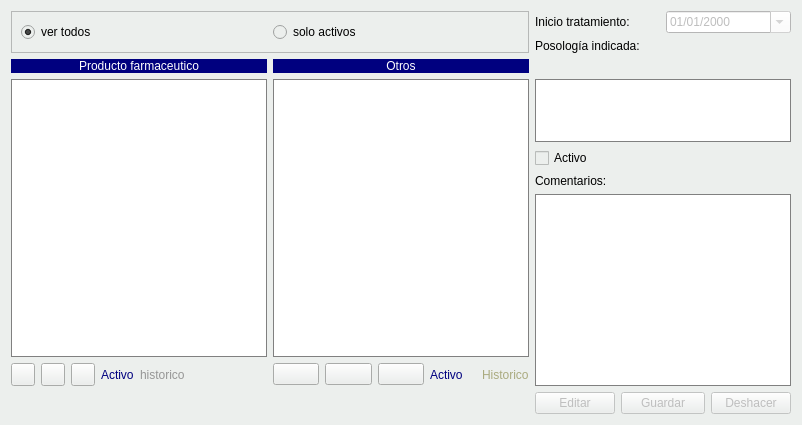
                   <widget class="QWidget" name="tabWidget_2Page2">
                    <property name="styleSheet">
                     <string notr="true">background-color: #ecefed;</string>
                    </property>
                    <attribute name="icon">
                     <iconset resource="../maya.qrc">
                      <normaloff>:/Icons/PNG/Pills.png</normaloff>:/Icons/PNG/Pills.png</iconset>
                    </attribute>
                    <attribute name="title">
                     <string>Farmacología</string>
                    </attribute>
                    <layout class="QGridLayout" name="gridLayout_5">
                     <item row="1" column="12" colspan="2">
                      <widget class="QLabel" name="label_9">
                       <property name="text">
                        <string>Posología indicada:</string>
                       </property>
                      </widget>
                     </item>
                     <item row="2" column="0" colspan="7">
                      <widget class="QLabel" name="label_65">
                       <property name="maximumSize">
                        <size>
                         <width>16777215</width>
                         <height>25</height>
                        </size>
                       </property>
                       <property name="styleSheet">
                        <string notr="true">background-color: rgb(0, 0, 127);
color: rgb(255, 255, 255);</string>
                       </property>
                       <property name="text">
                        <string>Producto farmaceutico</string>
                       </property>
                       <property name="alignment">
                        <set>Qt::AlignCenter</set>
                       </property>
                      </widget>
                     </item>
                     <item row="8" column="2">
                      <widget class="QToolButton" name="btnVerFarma">
                       <property name="toolTip">
                        <string>Documentación Fármaco</string>
                       </property>
                       <property name="text">
                        <string/>
                       </property>
                       <property name="icon">
                        <iconset resource="../maya.qrc">
                         <normaloff>:/Icons/PNG/Pills.png</normaloff>:/Icons/PNG/Pills.png</iconset>
                       </property>
                      </widget>
                     </item>
                     <item row="8" column="9">
                      <widget class="QPushButton" name="BtnVademecumNatural">
                       <property name="text">
                        <string/>
                       </property>
                       <property name="icon">
                        <iconset resource="../maya.qrc">
                         <normaloff>:/Icons/PNG/DefineControls.png</normaloff>:/Icons/PNG/DefineControls.png</iconset>
                       </property>
                      </widget>
                     </item>
                     <item row="5" column="12">
                      <widget class="QLabel" name="label_10">
                       <property name="maximumSize">
                        <size>
                         <width>16777215</width>
                         <height>15</height>
                        </size>
                       </property>
                       <property name="text">
                        <string>Comentarios:</string>
                       </property>
                      </widget>
                     </item>
                     <item row="8" column="4">
                      <widget class="QLabel" name="label_11">
                       <property name="styleSheet">
                        <string notr="true">color: rgb(150, 150, 150);</string>
                       </property>
                       <property name="text">
                        <string>historico</string>
                       </property>
                      </widget>
                     </item>
                     <item row="0" column="12" colspan="2">
                      <widget class="QLabel" name="label_8">
                       <property name="text">
                        <string>Inicio tratamiento:</string>
                       </property>
                      </widget>
                     </item>
                     <item row="8" column="7">
                      <widget class="QPushButton" name="btnAnadirHierba">
                       <property name="text">
                        <string/>
                       </property>
                       <property name="icon">
                        <iconset resource="../maya.qrc">
                         <normaloff>:/Icons/PNG/add.png</normaloff>:/Icons/PNG/add.png</iconset>
                       </property>
                      </widget>
                     </item>
                     <item row="8" column="0">
                      <widget class="QToolButton" name="btnAnadirFarma">
                       <property name="toolTip">
                        <string>Nuevo fármaco</string>
                       </property>
                       <property name="text">
                        <string/>
                       </property>
                       <property name="icon">
                        <iconset resource="../maya.qrc">
                         <normaloff>:/Icons/PNG/add.png</normaloff>:/Icons/PNG/add.png</iconset>
                       </property>
                      </widget>
                     </item>
                     <item row="9" column="13" colspan="2">
                      <widget class="QPushButton" name="btnGuardarFarmacologia">
                       <property name="enabled">
                        <bool>false</bool>
                       </property>
                       <property name="text">
                        <string>Guardar</string>
                       </property>
                       <property name="icon">
                        <iconset resource="../maya.qrc">
                         <normaloff>:/Icons/PNG/Save.png</normaloff>:/Icons/PNG/Save.png</iconset>
                       </property>
                      </widget>
                     </item>
                     <item row="8" column="3">
                      <widget class="QLabel" name="label_6">
                       <property name="styleSheet">
                        <string notr="true">color: rgb(0, 0, 127);</string>
                       </property>
                       <property name="text">
                        <string>Activo</string>
                       </property>
                      </widget>
                     </item>
                     <item row="9" column="12">
                      <widget class="QPushButton" name="btnEditarFarmacologia">
                       <property name="enabled">
                        <bool>false</bool>
                       </property>
                       <property name="text">
                        <string>Editar</string>
                       </property>
                       <property name="icon">
                        <iconset resource="../maya.qrc">
                         <normaloff>:/Icons/PNG/edit.png</normaloff>:/Icons/PNG/edit.png</iconset>
                       </property>
                      </widget>
                     </item>
                     <item row="9" column="15">
                      <widget class="QPushButton" name="btnDeshacerFarmacologia">
                       <property name="enabled">
                        <bool>false</bool>
                       </property>
                       <property name="text">
                        <string>Deshacer</string>
                       </property>
                       <property name="icon">
                        <iconset resource="../maya.qrc">
                         <normaloff>:/Icons/PNG/undo.png</normaloff>:/Icons/PNG/undo.png</iconset>
                       </property>
                      </widget>
                     </item>
                     <item row="8" column="8">
                      <widget class="QPushButton" name="btnBorrarHierba">
                       <property name="text">
                        <string/>
                       </property>
                       <property name="icon">
                        <iconset resource="../maya.qrc">
                         <normaloff>:/Icons/PNG/Delete.png</normaloff>:/Icons/PNG/Delete.png</iconset>
                       </property>
                      </widget>
                     </item>
                     <item row="3" column="12" colspan="4">
                      <widget class="QPlainTextEdit" name="txtPosologiaFarma">
                       <property name="maximumSize">
                        <size>
                         <width>16777215</width>
                         <height>63</height>
                        </size>
                       </property>
                       <property name="styleSheet">
                        <string notr="true">background-color: rgb(255, 255, 255);
    border:1px solid grey;</string>
                       </property>
                      </widget>
                     </item>
                     <item row="8" column="5">
                      <spacer name="horizontalSpacer">
                       <property name="orientation">
                        <enum>Qt::Horizontal</enum>
                       </property>
                       <property name="sizeHint" stdset="0">
                        <size>
                         <width>40</width>
                         <height>20</height>
                        </size>
                       </property>
                      </spacer>
                     </item>
                     <item row="8" column="1">
                      <widget class="QToolButton" name="btnBorrarFarma">
                       <property name="toolTip">
                        <string>Borrar Farmacología</string>
                       </property>
                       <property name="text">
                        <string/>
                       </property>
                       <property name="icon">
                        <iconset resource="../maya.qrc">
                         <normaloff>:/Icons/PNG/Delete.png</normaloff>:/Icons/PNG/Delete.png</iconset>
                       </property>
                      </widget>
                     </item>
                     <item row="0" column="14" colspan="2">
                      <widget class="QDateEdit" name="txtinicio_tratamientoFarma">
                       <property name="enabled">
                        <bool>false</bool>
                       </property>
                       <property name="styleSheet">
                        <string notr="true">background-color: rgb(255, 255, 255);</string>
                       </property>
                       <property name="displayFormat">
                        <string>dd/MM/yyyy</string>
                       </property>
                       <property name="calendarPopup">
                        <bool>true</bool>
                       </property>
                      </widget>
                     </item>
                     <item row="4" column="12">
                      <widget class="QCheckBox" name="chkactivo">
                       <property name="enabled">
                        <bool>false</bool>
                       </property>
                       <property name="styleSheet">
                        <string notr="true">color: rgb(0, 0, 0);</string>
                       </property>
                       <property name="text">
                        <string>Activo</string>
                       </property>
                      </widget>
                     </item>
                     <item row="4" column="15">
                      <widget class="QLabel" name="label_91">
                       <property name="maximumSize">
                        <size>
                         <width>90</width>
                         <height>30</height>
                        </size>
                       </property>
                       <property name="text">
                        <string/>
                       </property>
                       <property name="pixmap">
                        <pixmap resource="../maya.qrc">:/Icons/jpg/Vademecum DataSolutions.jpg</pixmap>
                       </property>
                       <property name="scaledContents">
                        <bool>true</bool>
                       </property>
                      </widget>
                     </item>
                     <item row="8" column="10">
                      <widget class="QLabel" name="label_67">
                       <property name="styleSheet">
                        <string notr="true">color: rgb(0, 0, 127);</string>
                       </property>
                       <property name="text">
                        <string>Activo</string>
                       </property>
                      </widget>
                     </item>
                     <item row="6" column="12" rowspan="3" colspan="4">
                      <widget class="QTextEdit" name="txcomentariosFarma">
                       <property name="enabled">
                        <bool>false</bool>
                       </property>
                       <property name="styleSheet">
                        <string notr="true">background-color: rgb(255, 255, 255);
    border:1px solid grey;</string>
                       </property>
                      </widget>
                     </item>
                     <item row="3" column="0" rowspan="5" colspan="7">
                      <widget class="QTableWidget" name="listaTratamientosFarma">
                       <property name="styleSheet">
                        <string notr="true">background-color: rgb(255, 255, 255);
    border:1px solid grey;</string>
                       </property>
                      </widget>
                     </item>
                     <item row="8" column="11">
                      <widget class="QLabel" name="label_68">
                       <property name="styleSheet">
                        <string notr="true">color: rgb(170, 170, 127);</string>
                       </property>
                       <property name="text">
                        <string>Historico</string>
                       </property>
                      </widget>
                     </item>
                     <item row="3" column="7" rowspan="5" colspan="5">
                      <widget class="QTableView" name="tablaHerb">
                       <property name="styleSheet">
                        <string notr="true">background-color: rgb(255, 255, 255);
    border:1px solid grey;</string>
                       </property>
                      </widget>
                     </item>
                     <item row="2" column="7" colspan="5">
                      <widget class="QLabel" name="label_66">
                       <property name="maximumSize">
                        <size>
                         <width>16777215</width>
                         <height>25</height>
                        </size>
                       </property>
                       <property name="styleSheet">
                        <string notr="true">background-color: rgb(0, 0, 127);
color: rgb(255, 255, 255);</string>
                       </property>
                       <property name="text">
                        <string>Otros</string>
                       </property>
                       <property name="alignment">
                        <set>Qt::AlignCenter</set>
                       </property>
                      </widget>
                     </item>
                     <item row="0" column="0" rowspan="2" colspan="12">
                      <widget class="QFrame" name="frame_23">
                       <property name="minimumSize">
                        <size>
                         <width>222</width>
                         <height>31</height>
                        </size>
                       </property>
                       <property name="frameShape">
                        <enum>QFrame::StyledPanel</enum>
                       </property>
                       <property name="frameShadow">
                        <enum>QFrame::Raised</enum>
                       </property>
                       <layout class="QHBoxLayout" name="horizontalLayout_6">
                        <item>
                         <widget class="QRadioButton" name="radvertodosfarmacologia">
                          <property name="text">
                           <string>ver todos</string>
                          </property>
                          <property name="checked">
                           <bool>true</bool>
                          </property>
                         </widget>
                        </item>
                        <item>
                         <widget class="QRadioButton" name="radversoloactivosfarmacologia">
                          <property name="text">
                           <string>solo activos</string>
                          </property>
                         </widget>
                        </item>
                       </layout>
                      </widget>
                     </item>
                    </layout>
                   </widget>
